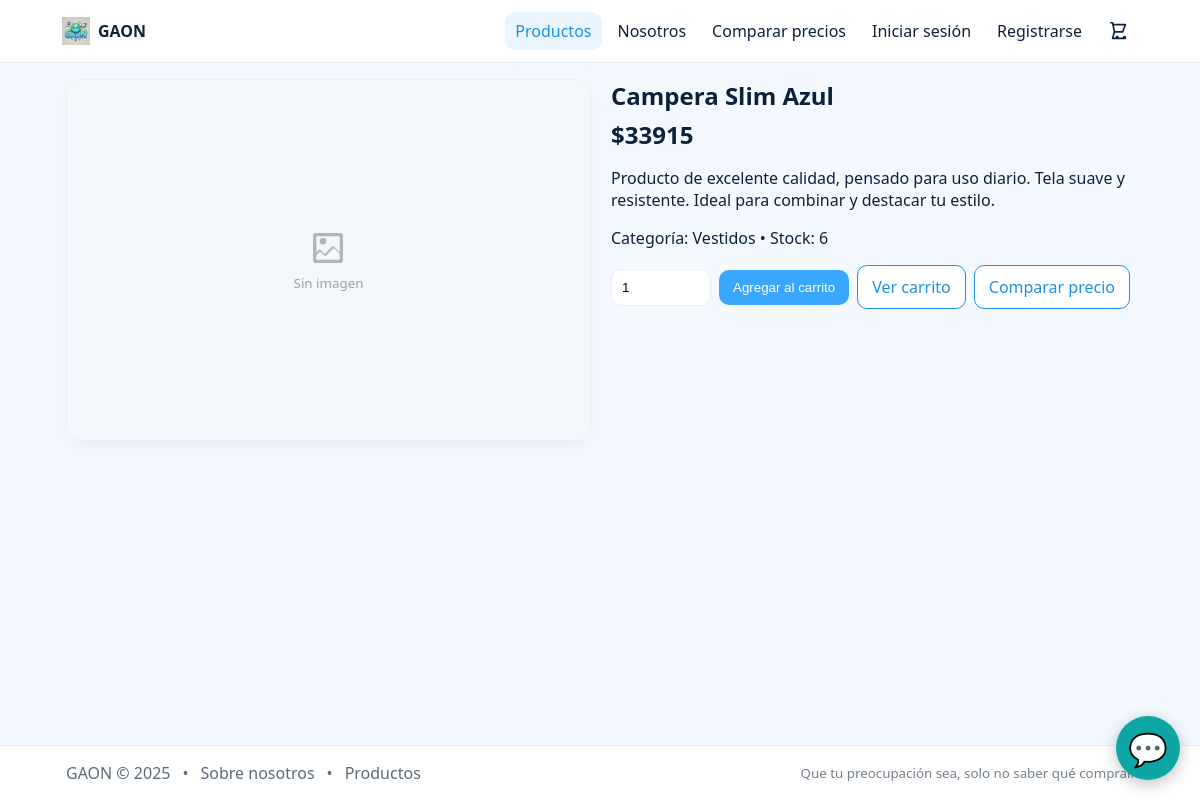
Page /products/171/ on the committed database.
### products/models.py (models this page shows, shortened)
class Product(models.Model):
    user = models.ForeignKey(
        settings.AUTH_USER_MODEL,
        on_delete=models.CASCADE,
        null=True,
        blank=True,
        related_name="products",
    )
    category = models.ForeignKey(Category, on_delete=models.SET_NULL, null=True, blank=True)
    nombre = models.CharField(max_length=100)
    precio = models.DecimalField(max_digits=10, decimal_places=2)
    descripcion = models.TextField(blank=True)
    stock = models.IntegerField(default=0)
    imagen = models.ImageField(upload_to=product_upload_to, blank=True, null=True)
    image_url = models.URLField(blank=True)  # ⬅️ clave para usar imágenes reales de FakeStore
    activo = models.BooleanField(default=True)
    creado_en = models.DateTimeField(auto_now_add=True)
    class Meta:
        ordering = ["-creado_en"]

class Category(models.Model):
    nombre = models.CharField(max_length=100, unique=True)
    slug = models.SlugField(max_length=120, unique=True, blank=True)
    class Meta:
        ordering = ["nombre"]
    def __str__(self):
        return self.nombre

### products/web_views.py (the view)
# urls.py: path("<int:pk>/", web_views.product_detail, name="product-detail"),
@ensure_csrf_cookie
def product_detail(request, pk: int):
    p = get_object_or_404(Product.objects.select_related("category"), pk=pk, activo=True)
    return render(request, "products/detail.html", {"p": p})

### templates/products/detail.html (shortened to what this page needs)
{% extends "base.html" %}
{% block content %}
<section class="section">
  <div class="row" style="gap:20px; align-items:flex-start; flex-wrap:wrap">
    <div class="card" style="flex:1; min-width:280px; max-width:560px">
      <div class="imgbox" style="height:360px">
        {% if p.imagen %}
          <img src="{{ p.imagen.url }}" alt="{{ p.nombre }}">
        {% else %}
          <div class="ph" aria-label="Sin imagen">
            <small class="text-muted">Sin imagen</small>
          </div>
        {% endif %}
      </div>
    </div>
    <div style="flex:1; min-width:280px">
      <h1 style="margin:0 0 6px">{{ p.nombre }}</h1>
      <div class="price" style="font-size:1.5rem; margin:.3rem 0">${{ p.precio|floatformat:0 }}</div>
      <p class="text-muted">{{ p.descripcion|default:"" }}</p>
      <p class="text-muted">Categoría: {{ p.category|default:"-" }} • Stock: {{ p.stock }}</p>
      <div class="row" style="gap:8px; flex-wrap:wrap">
        <input id="qty" type="number" min="1" value="1" style="width:100px">
        <button class="btn" onclick="add()">Agregar al carrito</button>
        <a class="btn outline" href="/cart/">Ver carrito</a>
        <a class="btn outline" href="{% url 'compare-prices' %}?q={{ p.nombre|urlencode }}">Comparar precio</a>
      </div>
    </div>
  </div>
</section>
{% endblock %}

### templates/base.html (style rules this page uses)
:root { --fg:#0b2239; --muted:#5b6b7a; --border:#e6eef7; --card:#ffffff; --bg:#f4f9ff; --brand:#3aa7ff; --brand-600:#1f8fe7; --brand-50:#eaf5ff; --ok:#16a085; --err:#c0392b; }
* { box-sizing:border-box }
html,body { height:100% }
body { margin:0; font-family: system-ui,Segoe UI,Roboto,Arial; color:var(--fg); display:flex; flex-direction:column; min-height:100vh; background:var(--bg); }
.row { display:flex; align-items:center; gap:10px }
a { color:inherit; text-decoration:none }
.btn { background:var(--brand); color:#fff; border:0; border-radius:10px; padding:10px 14px; cursor:pointer }
.btn.outline { background:#fff;color:var(--brand-600);border:1px solid var(--brand-600) }
input,select,textarea { padding:10px;border:1px solid var(--border);border-radius:10px;background:#fff }
.card { background:var(--card); border:1px solid var(--border); border-radius:16px; overflow:hidden; box-shadow:0 8px 24px rgba(28,66,104,.05) }
.price { font-weight:700 }
.imgbox { width:100%;height:180px;background:#f3f7fb;display:flex;align-items:center;justify-content:center }
.imgbox .ph { display:flex;flex-direction:column;align-items:center;gap:6px;color:#9aa0a6 }
.imgbox .ph svg { width:36px;height:36px;opacity:.7 }

### rows in the picture
Product: nombre "Campera Slim Azul", precio "33915", descripcion "Producto de excelente calidad, pensado para uso diario. Tela suave y resistente. Ideal para combinar y destacar tu estilo.", category "Vestidos", stock "6"
